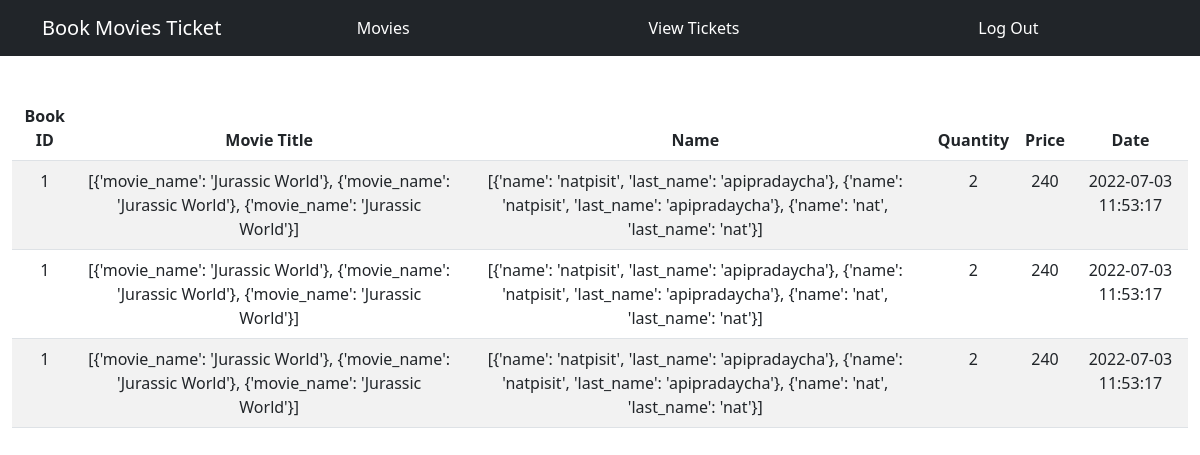
/viewall (signed in), run on the app's committed database.
### tables this page shows
CREATE TABLE booking(booking_id INTEGER PRIMARY KEY NOT NULL, quantity INTEGER, price INTEGER, movie_id INTEGER, userID INTEGER, date TEXT );

### app.py (the view)
@app.route("/viewall")
@login_required
def viewall():
    bookings = db.execute(
        "SELECT * FROM booking")
    movieTitle = db.execute(
        "SELECT movie_name FROM movies JOIN booking ON booking.movie_id = movies.movie_id")
    name = db.execute(
        "SELECT name, last_name FROM users JOIN booking on booking.userID = users.user_id")
    for booking in bookings:
        booking["bookID"] = bookings[0]["booking_id"]
        booking["quantity"] = bookings[0]["quantity"]
        booking["price"] = bookings[0]["price"]
        booking["date"] = bookings[0]["date"]
    return render_template("view.html", name=name, movieTitle=movieTitle, bookings=bookings)

### helper.py (called while the page is built)
def login_required(f):
    @wraps(f)
    def decorated_function(*args, **kwargs):
        if session.get("user_id") is None:
            return redirect("/login")
        return f(*args, **kwargs)
    return decorated_function

### templates/view.html
{% extends "layout.html" %}
{%block main%}
<table class="table table-striped mt-5">
    <thead>
        <th>Book ID</th>
        <th>Movie Title</th>
        <th>Name</th>
        <th>Quantity</th>
        <th>Price</th>
        <th>Date</th>
    </thead>
    <tbody>
        {% for booking in bookings %}
        <tr>
            <td>{{booking.bookID}}</td>
            <td>{{movieTitle}}</td>
            <td>{{name}}</td>
            <td>{{booking.quantity}}</td>
            <td>{{booking.price}}</td>
            <td>{{booking.date}}</td>
        </tr>
        {% endfor %}
    </tbody>
</table>
{%endblock%}

### templates/layout.html (shortened to what this page needs)
<!DOCTYPE html>
<html lang="en">
<head>
    <link href="https://cdn.jsdelivr.net/npm/bootstrap@5.2.0-beta1/dist/css/bootstrap.min.css" rel="stylesheet"
>
</head>
<body>
    <nav class="navbar navbar-expand-lg bg-dark d-flex fixed-top">
        <div class="container ">
            <a class="navbar-brand d-flex justify-content-between align-items-center order-lg-0 text-white"
                href="/">Book Movies Ticket</a>
            <div class="collapse navbar-collapse" id="navbarNav">
                {% if session["user_id"] %}
                <ul class="navbar-nav text-center mx-auto">
                    <li class="nav-item">
                        <a class="nav-link active text-white" href="/movies">Movies</a>
                    </li>
                </ul>
                <ul class="navbar-nav text-center mx-auto">
                    <li class="nav-item">
                        <a class="nav-link active text-white" href="/view">View Tickets</a>
                    </li>
                </ul>
                <ul class="navbar-nav text-center mx-auto">
                    <li class="nav-item"><a class="nav-link text-white" href="/logout">Log Out</a></li>
                </ul>
                {% else %}
                <ul class="navbar-nav ms-auto mt-2">
                    <li class="nav-item"><a class="nav-link text-white" href="/register">Register</a></li>
                </ul>
                {% endif %}
            </div>
        </div>
    </nav>
    <main class="container-fluid py-5 text-center">
        {%block main%}{%endblock%}
    </main>
</body>
</html>

### data on the page
booking: bookID "1", movieTitle "[{'movie_name': 'Jurassic World'}, {'movie_name': 'Jurassic World'}, {'movie_name': 'Jurassic World'}]", name "[{'name': 'natpisit', 'last_name': 'apipradaycha'}, {'name': 'natpisit', 'last_name': 'apipradaycha'}, {'name': 'nat', 'last_name': 'nat'}]", quantity "2", price "240", date "2022-07-03 11:53:17"
booking: bookID "1", movieTitle "[{'movie_name': 'Jurassic World'}, {'movie_name': 'Jurassic World'}, {'movie_name': 'Jurassic World'}]", name "[{'name': 'natpisit', 'last_name': 'apipradaycha'}, {'name': 'natpisit', 'last_name': 'apipradaycha'}, {'name': 'nat', 'last_name': 'nat'}]", quantity "2", price "240", date "2022-07-03 11:53:17"
booking: bookID "1", movieTitle "[{'movie_name': 'Jurassic World'}, {'movie_name': 'Jurassic World'}, {'movie_name': 'Jurassic World'}]", name "[{'name': 'natpisit', 'last_name': 'apipradaycha'}, {'name': 'natpisit', 'last_name': 'apipradaycha'}, {'name': 'nat', 'last_name': 'nat'}]", quantity "2", price "240", date "2022-07-03 11:53:17"
